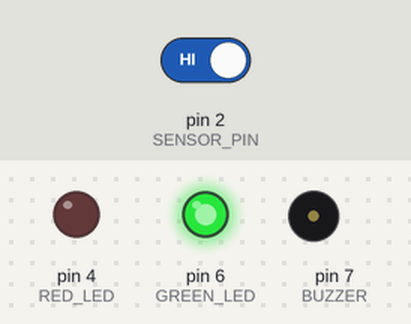
A sketch run on a simulated Arduino Uno, built with avr-gcc and run on an emulated ATmega328P. Parts: output pins drawn as LEDs (lit = HIGH), buzzer (waves = sounding, pin HIGH). The test bench sets the inputs (shaded band); at power-on: pin 2 (SENSOR_PIN) HIGH. What the sketch prints to the serial monitor is not drawn.

Above: at 1.2 s.
1.3 s: pin 2 (SENSOR_PIN) driven LOW
At 1.9 s:
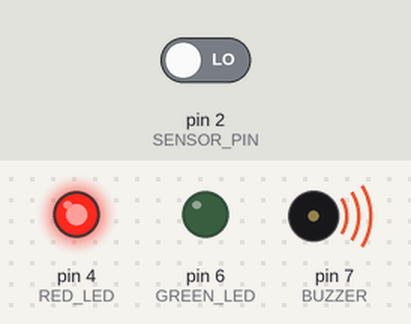
2.8 s: pin 2 (SENSOR_PIN) driven HIGH
At 3.2 s:
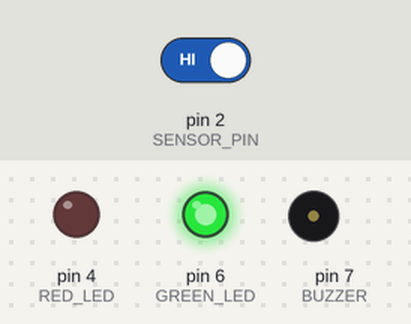
Timing chart, 0 to 5.8 s (numbered marks = the images above; inputs shaded):
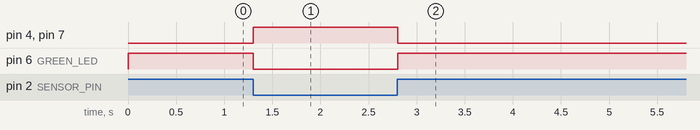

The sketch:

proximity_sensor.ino
```cpp
#define SENSOR_PIN 2  // Proximity sensor input
#define GREEN_LED 6   // Green LED
#define RED_LED 4     // Red LED
#define BUZZER 7      // Buzzer

void setup() {
    pinMode(SENSOR_PIN, INPUT);
    pinMode(GREEN_LED, OUTPUT);
    pinMode(RED_LED, OUTPUT);
    pinMode(BUZZER, OUTPUT);

    Serial.begin(9600);
}

void loop() {
    int proximity = digitalRead(SENSOR_PIN); // Read sensor

    if (proximity == LOW) { // Object detected
        digitalWrite(GREEN_LED, LOW);
        digitalWrite(RED_LED, HIGH);
        digitalWrite(BUZZER, HIGH);
        Serial.println("⚠️ Object too close! 🚨");
    }
    else { // No object detected
        digitalWrite(GREEN_LED, HIGH);
        digitalWrite(RED_LED, LOW);
        digitalWrite(BUZZER, LOW);
        Serial.println("✅ All clear.");
    }

    delay(100);
}
```

Measured:
- after the input at 1.3 s, pin 4 (RED_LED), pin 7 (BUZZER): LOW → HIGH at once; pin 6 (GREEN_LED): HIGH → LOW at once
- after the input at 2.8 s, pin 4 (RED_LED), pin 7 (BUZZER): HIGH → LOW at once; pin 6 (GREEN_LED): LOW → HIGH at once
